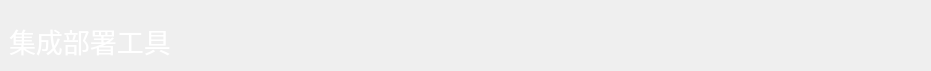
<?xml version="1.0" encoding="UTF-8"?>
<ui version="4.0">
 <class>NavBarWid</class>
 <widget class="QWidget" name="NavBarWid">
  <property name="geometry">
   <rect>
    <x>0</x>
    <y>0</y>
    <width>931</width>
    <height>71</height>
   </rect>
  </property>
  <property name="windowTitle">
   <string>Form</string>
  </property>
  <layout class="QGridLayout" name="gridLayout">
   <property name="leftMargin">
    <number>9</number>
   </property>
   <property name="topMargin">
    <number>21</number>
   </property>
   <property name="bottomMargin">
    <number>0</number>
   </property>
   <item row="0" column="1">
    <spacer name="horizontalSpacer">
     <property name="orientation">
      <enum>Qt::Horizontal</enum>
     </property>
     <property name="sizeHint" stdset="0">
      <size>
       <width>52</width>
       <height>20</height>
      </size>
     </property>
    </spacer>
   </item>
   <item row="0" column="0">
    <widget class="QLabel" name="label">
     <property name="minimumSize">
      <size>
       <width>0</width>
       <height>50</height>
      </size>
     </property>
     <property name="font">
      <font>
       <pointsize>20</pointsize>
      </font>
     </property>
     <property name="styleSheet">
      <string notr="true">color: rgb(255, 255, 255);</string>
     </property>
     <property name="text">
      <string>集成部署工具</string>
     </property>
     <property name="alignment">
      <set>Qt::AlignLeading|Qt::AlignLeft|Qt::AlignTop</set>
     </property>
    </widget>
   </item>
  </layout>
 </widget>
 <resources/>
 <connections/>
</ui>
